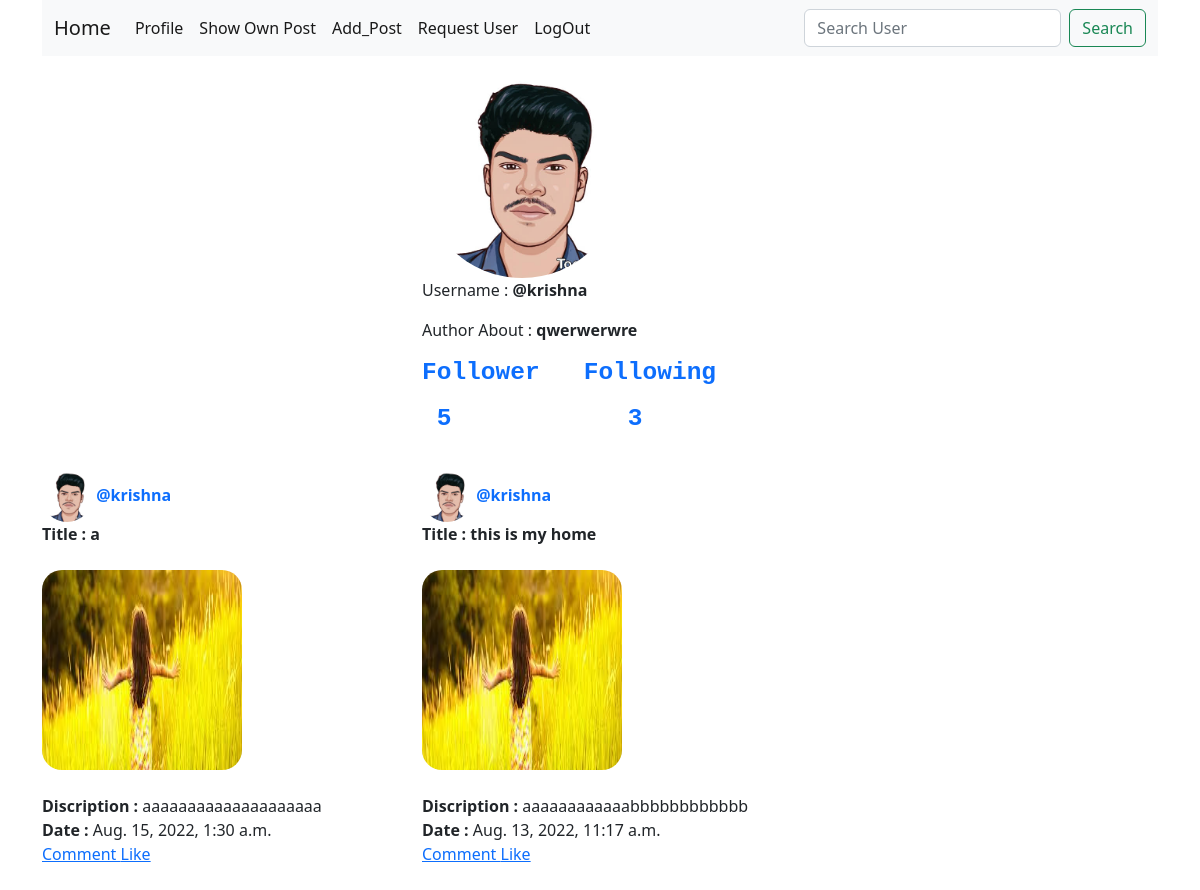
The page /post/show_own_post/ (signed in) on the database its author committed.
### user/models.py (models this page shows, shortened)
class User(AbstractBaseUser):
    email = models.EmailField(
        verbose_name='email address',
        max_length=255,
        unique=True,
    )
    name = models.CharField(max_length=50)
    user_name = models.CharField(max_length=50)
    user_about = models.CharField(max_length=200, null=True, blank=True)
    image = models.ImageField( default='default.png'   ,upload_to='image/profile/'+ str(datetime.datetime.now()).replace(' ', '-') )
    is_active = models.BooleanField(default=True)
    is_admin = models.BooleanField(default=False)
    objects = CustomUserManager()
    USERNAME_FIELD = 'email'
    REQUIRED_FIELDS = ['name', 'user_name']
    def __str__(self):
        return self.email

### post/models.py (models this page shows, shortened)
class Post(models.Model):
    post_author = models.ForeignKey(User, on_delete=models.CASCADE, related_name='post_user')
    post_title = models.CharField(max_length=40)
    pic = models.ImageField(upload_to='images/post/%Y/%m/%d/%T')
    post_discription = models.TextField()
    post_date = models.DateTimeField(auto_now_add=True)
    Posts = models.Manager()
    class Meta:
      ordering = ['-post_date']

### post/views.py (the view)
# urls.py: path('show_own_post/', views.ShowOwnPost.as_view(), name='show_own_post' ),
class ShowOwnPost(LoginRequiredMixin, View):
    login_url = 'sign_in'
    def get(self, request):
        user_model_instance = User.objects.get(email=request.user)
        post_query_set = Post.Posts.filter(post_author = user_model_instance)
        following = user_model_instance.follower.filter(friend_request=1).count()
        follower = user_model_instance.following.filter(friend_request=1).count()
        user_name = user_model_instance.user_name
        print(following, follower, 'folower follwing ****** ')
        data = {'post_query_set': post_query_set, 'user_name': user_name,  'title': 'Show Your Post', 'user' : user_model_instance, 'follower' : follower, 'following': following}
        return render(request, 'post/show_own_post.html', context=data )

### post/templates/post/show_own_post.html (shortened to what this page needs)
{% extends 'base.html'%}
{% load static %}
{% block css  %}
   {{ block.super }}
   <link rel="stylesheet"  href="{% static 'user/css/custom.css' %}" type="text/css" />
{% endblock css %}
{% block content %}
<div class="row"  style="margin-top: 2%;">
            <div class=col-md-4>  </div>
            <div class=col-md-4>
                <div class="profile">
                    {% if user.image %}
                       <img src="{{ user.image.url }}" width="200" height="200"  class="profile_pic" >
                    {% else %}
                        <img src="" width="200" height="200"  class="profile_pic" >
                    {% endif %}
                    <p> Username : <b>  @{{user.user_name}} </b></p>
                    <p> Author About : <b>  {{user.user_about }} </b></p>
                </div>
                  <div class="follower">
                    <h3>
                        <a href="{% url 'follower_following'  user_name %}" style="text-decoration: none">
                            <pre ><b>Follower   Following </b></pre>
                            <pre><b> {{ follower }}            {{following }} </b></pre>
                        </a>
                    </h3>
                </div>
            </div>
            <div class=col-md-4>  </div>
          {% if post_query_set %}
            {% for post in post_query_set %}
                <div class=col-md-4  style="margin-top: 2%;">
                    <div  class="show_posted">
                      <b>
                        <a href="{% url  'profile' %}" style="text-decoration: none" >
                          {% if  post.post_author.image %}
                          <img src=" {{ post.post_author.image.url }}" alt="Avatar"   class="profile_pic"  >
                      {% endif %}
                          @{{ post.post_author.user_name }}
                        </a> <br>
                        Title    :   {{ post.post_title }} <br> <br>
                      </b>
                      <a href="{% url 'edit_delete_post'  post.id %}"> <img class="posted" src="{{ post.pic.url }}" width="200", height="200" > </a>  <br> <br>
                        <b>Discription :  </b> {{ post.post_discription }} <br>
                        <b>Date :  </b>   {{ post.post_date }} <br>
                            <a href="{% url 'show_comments' post.id  %}"> Comment </a>
                            <a href="{% url 'show_likes' post.id  %}"> Like </a>
                  </div> <br>
                </div>
            {% endfor %}
        {% else %}
            <h1> Your post is not Available  </h1>
        {% endif %}
</div>
{% endblock content %}

### user/static/user/css/custom.css (style rules this page uses)
img { width: 80%; height: 250%; border-radius: 8%; }
.profile_pic { border-radius: 50%; width:50px; height: 50px; }
.profile .profile_pic { width: 200px; height: 200px; border-radius: 50%; }
.show_posted img { width: 200px; height: 200px; border-radius: 10%; }
.show_posted .profile_pic { border-radius: 50%; width:50px; height: 50px; }

### rows shown on the page
User: image (picture), user_name "krishna", user_about "qwerwerwre"
Post: post_author.image (picture), post_author.user_name "krishna", post_title "a", pic (picture), post_discription "aaaaaaaaaaaaaaaaaaaa", post_date "Aug. 15, 2022, 1:30 a.m."
Post: post_author.image (picture), post_author.user_name "krishna", post_title "this is my home", pic (picture), post_discription "aaaaaaaaaaaabbbbbbbbbbbb", post_date "Aug. 13, 2022, 11:17 a.m."

### other values the page prints
{{ follower }} "5"
{{ following }} "3"
